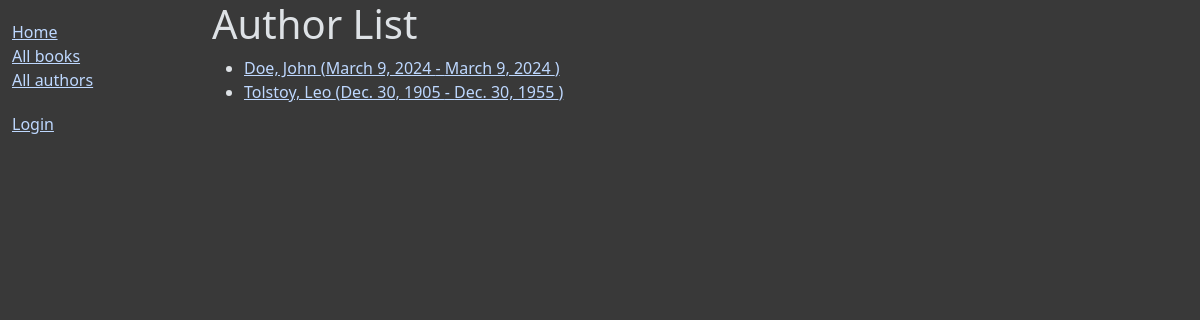
Screenshot of /catalog/authors/ with the database file from the repository.
### catalog/models.py (models this page shows)
class Author(models.Model):
    first_name = models.CharField(max_length=100)
    last_name = models.CharField(max_length=100)
    date_of_birth = models.DateField(null=True, blank=True)
    date_of_death = models.DateField("Died", null=True, blank=True)
    class Meta:
        ordering = ["last_name", "first_name"]
    def get_absolute_url(self):
        return reverse("author-detail", args=[str(self.id)])
    def __str__(self):
        return f"{self.last_name}, {self.first_name}"

### catalog/views.py (the view)
# urls.py: path("authors/", views.AuthorListView.as_view(), name="authors"),
class AuthorListView(generic.ListView):
    model = Author
    paginate_by = 2

### catalog/templates/catalog/author_list.html
{% extends "base_generic.html" %}
{% block content %}
<h1>Author List</h1>
{% if author_list %}
  <ul>
  {% for author in author_list %}
    <li>
      <a href="{{ author.get_absolute_url }}">
      {{ author }} ({{ author.date_of_birth }} -
      {% if author.date_of_death %}
        {{ author.date_of_death }}
      {% endif %})
      </a>
    </li>
  {% endfor %}
 </ul>
{% else %}
  <p>There are no authors available.</p>
{% endif %}
{% endblock %}

### catalog/static/css/styles.css (style rules this page uses)
[data-bs-theme=dark] { color-scheme: dark; --bs-body-color: #dee2e6; --bs-body-color-rgb: 222, 226, 230; --bs-body-bg: #393939; --bs-body-bg-rgb: 33, 37, 41; --bs-emphasis-color: #fff; --bs-emphasis-color-rgb: 255, 255, 255; --bs-secondary-color: rgba(222, 226, 230, 0.75); --bs-secondary-color-rgb: 222, 226, 230; --bs-secondary-bg: #343a40; --bs-secondary-bg-rgb: 52, 58, 64; --bs-tertiary-color: rgba(222, 226, 230, 0.5); --bs-tertiary-color-rgb: 222, 226, 230; --bs-tertiary-bg: #2b3035; --bs-tertiary-bg-rgb: 43, 48, 53; --bs-primary-text-emphasis: #6ea8fe; --bs-secondary-text-emphasis: #a7acb1; --bs-success-text-emphasis: #75b798; --bs-info-text-emphasis: #6edff6; --bs-warning-text-emphasis: #ffda6a; --bs-danger-text-emphasis: #ea868f; --bs-light-text-emphasis: #f8f9fa; --bs-dark-text-emphasis: #dee2e6; --bs-primary-bg-subtle: #031633; --bs-secondary-bg-subtle: #161719; --bs-success-bg-subtle: #051b11; --bs-info-bg-subtle: #032830; --bs-warning-bg-subtle: #332701; --bs-danger-bg-subtle: #2c0b0e; --bs-light-bg-subtle: #343a40; --bs-dark-bg-subtle: #1a1d20; --bs-primary-border-subtle: #084298; --bs-secondary-border-subtle: #41464b; --bs-success-border-subtle: #0f5132; --bs-info-border-subtle: #087990; --bs-warning-border-subtle: #997404; --bs-danger-border-subtle: #842029; --bs-light-border-subtle: #495057; --bs-dark-border-subtle: #343a40; --bs-heading-color: inherit; --bs-link-color: #bed8ff; --bs-link-hover-color: #8bb9fe; --bs-link-color-rgb: 190, 216, 255; --bs-link-hover-color-rgb: 139, 185, 254; --bs-code-color: #e685b5; --bs-highlight-color: #dee2e6; --bs-highlight-bg: #664d03; --bs-border-color: #495057; --bs-border-color-translucent: rgba(255, 255, 255, 0.15); --bs-form-valid-color: #75b798; --bs-form-valid-border-color: #75b798; --bs-form-invalid-color: #ea868f; --bs-form-invalid-border-color: #ea868f; }

### rows the page displays
Author: last_name+first_name "Doe, John", date_of_birth "March 9, 2024", date_of_death "March 9, 2024"
Author: last_name+first_name "Tolstoy, Leo", date_of_birth "Dec. 30, 1905", date_of_death "Dec. 30, 1955"
